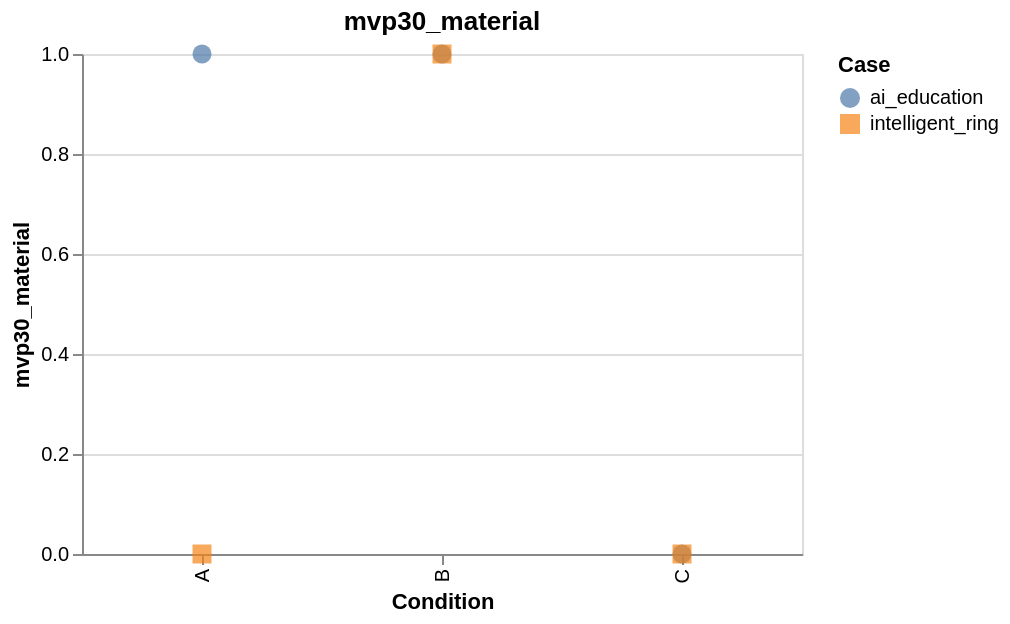

Describe this chart as a Vega-Lite specification.
### Vega-Lite specification from a JSON file in a GitHub repository (floating-point values rounded to 4 significant figures)
{"config": {"view": {"continuousWidth": 300, "continuousHeight": 300}}, "data": {"values": [{"case_id": "ai_education", "condition": "A", "value": 1}, {"case_id": "ai_education", "condition": "B", "value": 1}, {"case_id": "ai_education", "condition": "C", "value": 0}, {"case_id": "intelligent_ring", "condition": "C", "value": 0}, {"case_id": "intelligent_ring", "condition": "B", "value": 1}, {"case_id": "intelligent_ring", "condition": "A", "value": 0}]}, "mark": {"type": "point", "filled": true, "size": 90}, "encoding": {"color": {"field": "case_id", "title": "Case", "type": "nominal"}, "shape": {"field": "case_id", "type": "nominal"}, "tooltip": [{"field": "case_id", "type": "nominal"}, {"field": "condition", "type": "nominal"}, {"field": "value", "type": "quantitative"}], "x": {"field": "condition", "sort": ["A", "B", "C", "D"], "title": "Condition", "type": "nominal"}, "y": {"field": "value", "scale": {"zero": false}, "title": "mvp30_material", "type": "quantitative"}}, "height": 250, "title": "mvp30_material", "width": 360, "$schema": "https://vega.github.io/schema/vega-lite/v6.4.1.json"}
